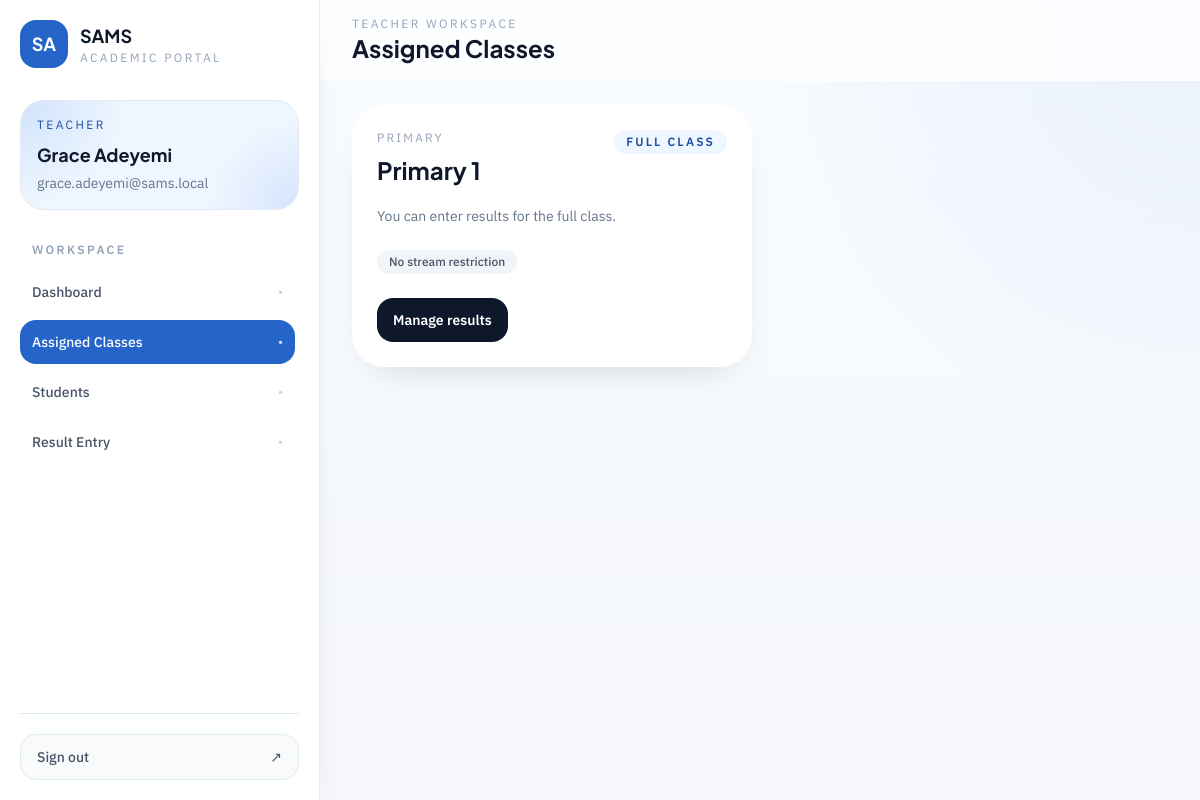
Before: /teacher/classes (signed in) with the older database file.
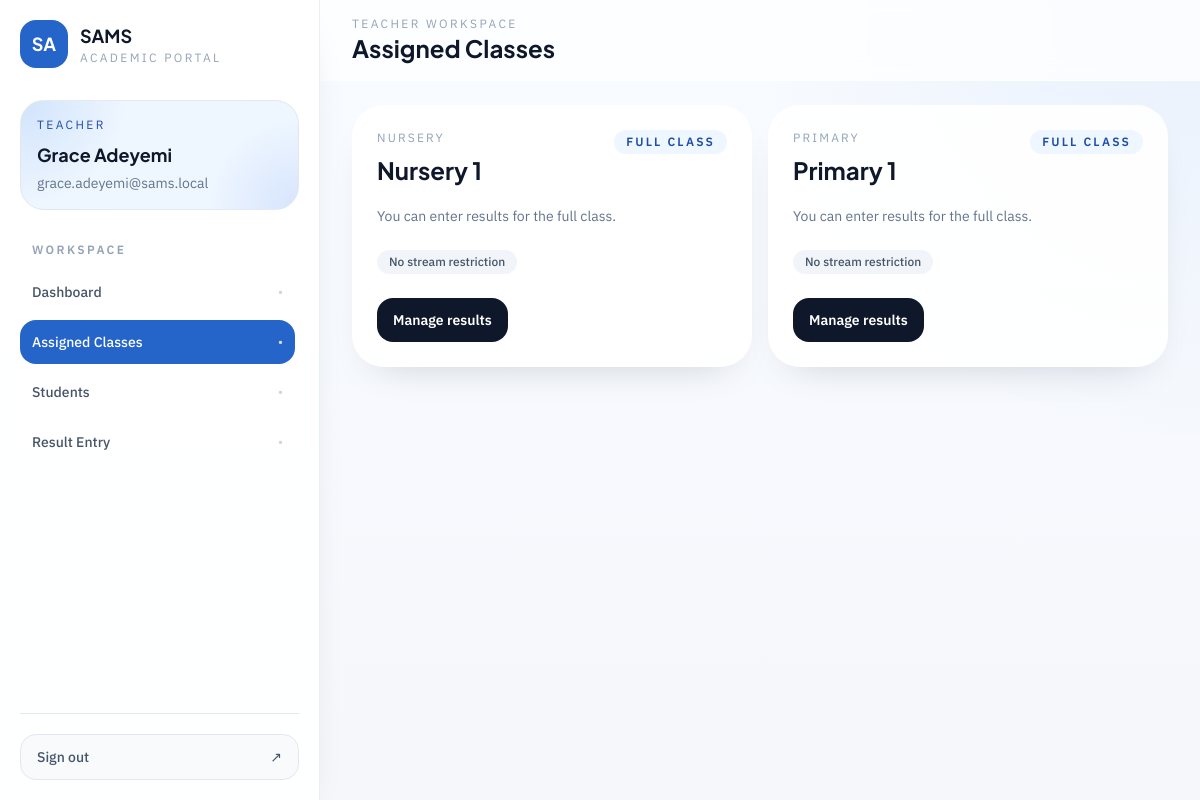
After: the same page with the newer database file.
### app/models/user.py (models this page shows, shortened)
class User(UserMixin, db.Model):
    __tablename__ = "users"
    id = db.Column(db.Integer, primary_key=True)
    username = db.Column(db.String(80), unique=True, nullable=False, index=True)
    full_name = db.Column(db.String(150), nullable=False)
    email = db.Column(db.String(255), unique=True, nullable=False, index=True)
    password_hash = db.Column(db.String(255), nullable=False)
    role = db.Column(db.String(20), nullable=False, index=True)
    is_active = db.Column(db.Boolean, nullable=False, default=True)
    created_at = db.Column(
        db.DateTime, nullable=False, default=lambda: datetime.now(timezone.utc)
    )
    student_profile = db.relationship(
        "Student", back_populates="user", uselist=False, lazy="select"
    )
    teacher_profile = db.relationship(
        "Teacher", back_populates="user", uselist=False, lazy="select"
    )
    uploaded_results = db.relationship(
        "Result",
        back_populates="uploaded_by_user",
        foreign_keys="Result.uploaded_by_user_id",
        lazy="dynamic",
    )
    overridden_results = db.relationship(
        "Result",
        back_populates="overridden_by_user",
        foreign_keys="Result.overridden_by_user_id",
        lazy="dynamic",
    )
    __table_args__ = (
        db.CheckConstraint(
            "role IN ('admin', 'teacher', 'student')", name="ck_users_role"
        ),
    )

### app/models/class_.py (models this page shows, shortened)
class Class(db.Model):
    __tablename__ = "classes"
    id = db.Column(db.Integer, primary_key=True)
    name = db.Column(db.String(50), nullable=False)
    level = db.Column(db.String(20), nullable=False, index=True)
    session_id = db.Column(db.Integer, db.ForeignKey("sessions.id"), nullable=False)
    arm = db.Column(db.String(10), nullable=True)
    show_position = db.Column(db.Boolean, nullable=False, default=False)
    is_active = db.Column(db.Boolean, nullable=False, default=True)
    assessment_schema = db.Column(db.JSON, nullable=True)
    session = db.relationship("Session", back_populates="classes")
    streams = db.relationship(
        "Stream", back_populates="class_", cascade="all, delete-orphan", lazy="selectin"
    )
    students = db.relationship("Student", back_populates="class_", lazy="dynamic")
    class_subjects = db.relationship(
        "ClassSubject",
        back_populates="class_",
        cascade="all, delete-orphan",
        lazy="dynamic",
    )
    teacher_assignments = db.relationship(
        "ClassTeacherMap",
        back_populates="class_",
        cascade="all, delete-orphan",
        lazy="dynamic",
    )
    results = db.relationship("Result", back_populates="class_", lazy="dynamic")
    __table_args__ = (
        db.UniqueConstraint("session_id", "name", "arm", name="uq_classes_session_name_arm"),
        db.CheckConstraint(
            "level IN ('nursery', 'primary', 'secondary')", name="ck_classes_level"
        ),
    )

### app/routes/teacher.py (the view)
@teacher_bp.route("/classes")
@login_required
@role_required("teacher")
def classes():
    teacher = _current_teacher()
    assigned_classes = _teacher_classes(teacher)
    class_scopes = []
    for class_ in assigned_classes:
        streams = _accessible_streams(teacher, class_)
        class_scopes.append(
            {
                "class": class_,
                "streams": streams,
                "has_stream_scope": class_.level == Level.SECONDARY,
            }
        )
    return render_template(
        "teacher/classes.html",
        teacher=teacher,
        class_scopes=class_scopes,
    )

### app/routes/teacher.py (called while the page is built, shortened)
def _current_teacher() -> Teacher:
    teacher = current_user.teacher_profile
    if teacher is None:
        abort(403)
    return teacher

def _teacher_classes(teacher: Teacher) -> list[Class]:
    return (
        Class.query.join(ClassTeacherMap)
        .filter(ClassTeacherMap.teacher_id == teacher.id, Class.is_active.is_(True))
        .order_by(Class.name.asc())
        .distinct()
        .all()
    )

def _accessible_streams(teacher: Teacher, class_: Class | None) -> list[Stream]:
    if class_ is None or class_.level != Level.SECONDARY:
        return []

### app/templates/teacher/classes.html (shortened to what this page needs)
{% extends "layouts/app_shell.html" %}
{% block page_eyebrow %}Teacher Workspace{% endblock %}
{% block page_title %}Assigned Classes{% endblock %}
{% block shell_content %}
<section class="grid gap-4 lg:grid-cols-2 xl:grid-cols-3">
  {% for item in class_scopes %}
    <article class="rounded-[2rem] border border-white/80 bg-white/90 p-6 shadow-soft">
      <div class="flex items-start justify-between gap-4">
        <div>
          <p class="text-xs uppercase tracking-[0.18em] text-slate-400">{{ item.class.level|title }}</p>
          <h2 class="mt-2 font-display text-2xl font-bold text-slateink">{{ item.class.name }}</h2>
        </div>
        <span class="rounded-full bg-brand-50 px-3 py-1 text-xs font-semibold uppercase tracking-[0.18em] text-brand-700">
          {% if item.has_stream_scope %}Stream aware{% else %}Full class{% endif %}
        </span>
      </div>
      <p class="mt-4 text-sm leading-7 text-slate-500">
        {% if item.has_stream_scope %}
          You can work only within these secondary stream scopes.
        {% else %}
          You can enter results for the full class.
        {% endif %}
      </p>
      <div class="mt-5 flex flex-wrap gap-2">
        {% if item.streams %}
          {% for stream in item.streams %}
            <span class="rounded-full bg-slate-100 px-3 py-1 text-xs font-medium text-slate-600">{{ stream.name }}</span>
          {% endfor %}
        {% else %}
          <span class="rounded-full bg-slate-100 px-3 py-1 text-xs font-medium text-slate-600">No stream restriction</span>
        {% endif %}
      </div>
      <div class="mt-6">
        <a href="{{ url_for('teacher.upload_results', class_id=item.class.id) }}" class="inline-flex rounded-2xl bg-slateink px-4 py-3 text-sm font-semibold text-white transition hover:bg-brand-700">Manage results</a>
      </div>
    </article>
  {% endfor %}
</section>
{% endblock %}

### app/templates/layouts/app_shell.html (shortened to what this page needs)
{% extends "base.html" %}
{% set endpoint = request.endpoint or "" %}
{% set nav_groups = [] %}
{% if current_user.is_authenticated and current_user.role == 'admin' %}
  {% set nav_groups = [
    {'label': 'Overview', 'items': [
      {'title': 'Dashboard', 'endpoint': 'admin.dashboard', 'href': url_for('admin.dashboard')},
      {'title': 'Teachers', 'endpoint': 'admin.teachers', 'href': url_for('admin.teachers')},
      {'title': 'Students', 'endpoint': 'admin.students', 'href': url_for('admin.students')},
      {'title': 'Structure', 'endpoint': 'admin.classes', 'href': url_for('admin.classes')},
      {'title': 'Sessions', 'endpoint': 'admin.sessions', 'href': url_for('admin.sessions')},
      {'title': 'Results', 'endpoint': 'admin.results', 'href': url_for('admin.results')},
    ]}
  ] %}
{% elif current_user.is_authenticated and current_user.role == 'teacher' %}
  {% set nav_groups = [
    {'label': 'Workspace', 'items': [
      {'title': 'Dashboard', 'endpoint': 'teacher.dashboard', 'href': url_for('teacher.dashboard')},
      {'title': 'Assigned Classes', 'endpoint': 'teacher.classes', 'href': url_for('teacher.classes')},
      {'title': 'Students', 'endpoint': 'teacher.students', 'href': url_for('teacher.students')},
      {'title': 'Result Entry', 'endpoint': 'teacher.upload_results', 'href': url_for('teacher.upload_results')},
    ]}
  ] %}
{% elif current_user.is_authenticated and current_user.role == 'student' %}
  {% set nav_groups = [
    {'label': 'Student', 'items': [
      {'title': 'Dashboard', 'endpoint': 'student.dashboard', 'href': url_for('student.dashboard')},
      {'title': 'My Results', 'endpoint': 'student.results', 'href': url_for('student.results')},
      {'title': 'Report Card', 'endpoint': 'student.report_card', 'href': url_for('student.report_card')},
    ]}
  ] %}
{% endif %}
{% block body %}
<div class="min-h-screen lg:flex">
  <aside class="fixed inset-y-0 left-0 z-50 flex w-80 -translate-x-full flex-col border-r border-slate-200/70 bg-white/90 px-5 py-5 shadow-soft backdrop-blur transition duration-300 lg:sticky lg:top-0 lg:h-screen lg:translate-x-0" data-sidebar>
    <div class="flex items-center justify-between">
      <a href="{{ url_for(endpoint.split('.')[0] ~ '.dashboard') if endpoint else url_for('auth.login') }}" class="flex items-center gap-3">
        <div class="flex h-12 w-12 items-center justify-center rounded-2xl bg-brand-600 text-lg font-display font-bold text-white shadow-soft">SA</div>
        <div>
          <p class="font-display text-lg font-bold text-slateink">SAMS</p>
          <p class="text-xs uppercase tracking-[0.2em] text-slate-400">Academic Portal</p>
        </div>
      </a>
    </div>
    <div class="mt-8 rounded-3xl border border-slate-200/80 bg-mesh-glow bg-brand-50 px-4 py-4">
      <p class="text-xs uppercase tracking-[0.2em] text-brand-700">{{ current_user.role|title }}</p>
      <h2 class="mt-2 font-display text-lg font-bold text-slateink">{{ current_user.full_name }}</h2>
      <p class="mt-1 text-sm text-slate-500">{{ current_user.email }}</p>
    </div>
    <nav class="mt-8 flex-1 space-y-7 overflow-y-auto pr-1">
      {% for group in nav_groups %}
        <div>
          <p class="mb-3 px-3 text-xs font-semibold uppercase tracking-[0.2em] text-slate-400">{{ group["label"] }}</p>
          <div class="space-y-1.5">
            {% for item in group["items"] %}
              {% set active = endpoint == item.endpoint %}
              <a href="{{ item.href }}" class="group flex items-center justify-between rounded-2xl px-3 py-3 text-sm font-medium transition
                {% if active %}
                  bg-brand-600 text-white shadow-soft
                {% else %}
                  text-slate-600 hover:bg-slate-100 hover:text-slateink
                {% endif %}
              ">
                <span>{{ item.title }}</span>
                <span class="text-xs {% if active %}text-white/80{% else %}text-slate-300 group-hover:text-slate-500{% endif %}">•</span>
              </a>
            {% endfor %}
          </div>
        </div>
      {% endfor %}
    </nav>
    <div class="border-t border-slate-200 pt-5">
      <a href="{{ url_for('auth.logout') }}" class="flex items-center justify-between rounded-2xl border border-slate-200 bg-slate-50 px-4 py-3 text-sm font-medium text-slate-600 transition hover:border-brand-200 hover:bg-brand-50 hover:text-brand-700">
        <span>Sign out</span>
        <span>↗</span>
      </a>
    </div>
  </aside>
  <div class="min-w-0 flex-1">
    <header class="sticky top-0 z-30 border-b border-white/60 bg-white/75 backdrop-blur">
      <div class="mx-auto flex max-w-7xl items-center justify-between gap-4 px-4 py-4 sm:px-6 lg:px-8">
        <div class="flex items-center gap-3">
          <div>
            <p class="text-xs uppercase tracking-[0.2em] text-slate-400">{% block page_eyebrow %}Workspace{% endblock %}</p>
            <h1 class="font-display text-2xl font-bold text-slateink">{% block page_title %}Dashboard{% endblock %}</h1>
          </div>
        </div>
      </div>
    </header>
    <main class="mx-auto max-w-7xl px-4 py-6 sm:px-6 lg:px-8">
      {% block shell_content %}{% endblock %}
    </main>
  </div>
</div>
{% endblock %}

### app/templates/base.html (shortened to what this page needs)
<!DOCTYPE html>
<html lang="en">
<head>
  <link rel="stylesheet" href="{{ url_for('static', filename='css/tailwind.css') }}" />
</head>
<body class="{% block body_class %}{% endblock %} min-h-screen font-sans text-slate-800 antialiased">
  {% block body %}{% endblock %}
</body>
</html>

Changed rows visible on the page:
now on this page (row edited): Class: class.level "NURSERY", class.name "Nursery 1"
Other visible differences:
new list line: "FULL CLASS You can enter results for the full class. No stream restriction Manage results"
